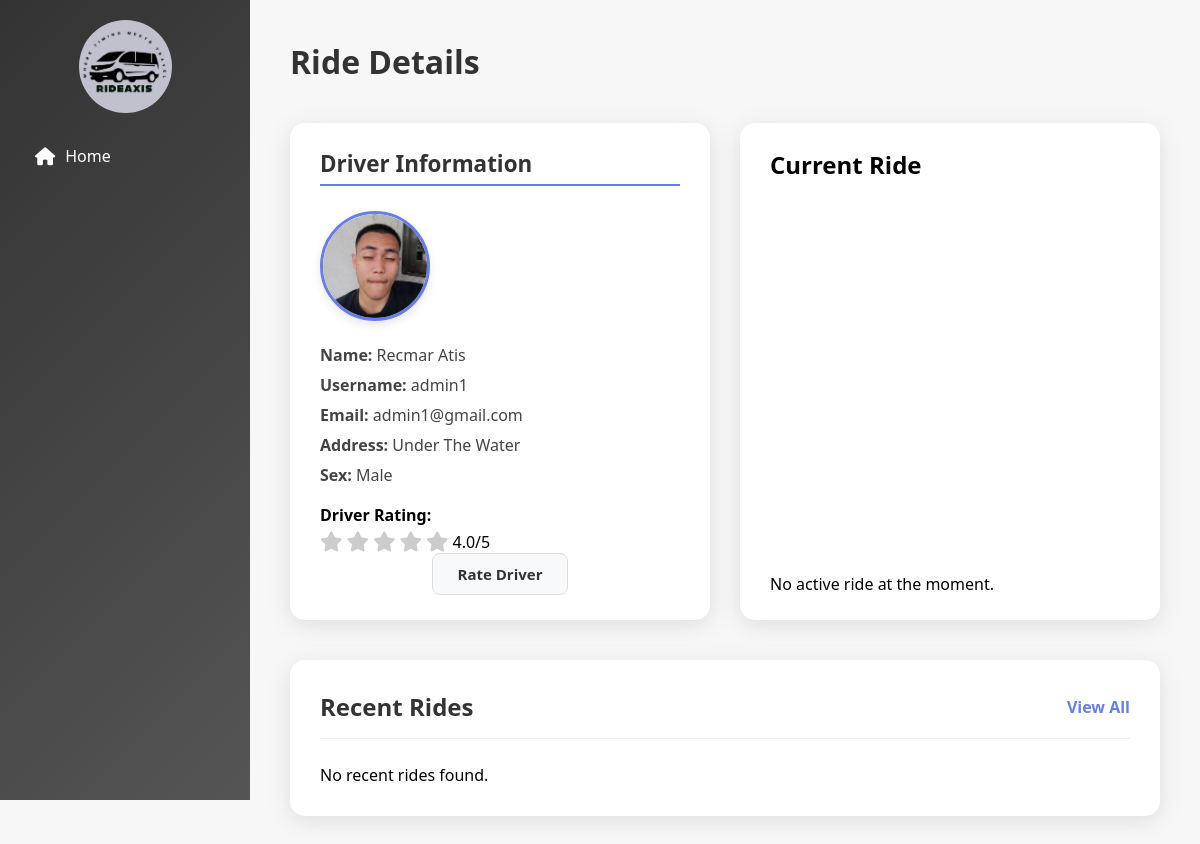
Page /driver/8/ on the committed database.
### myapp/models.py (models this page shows, shortened)
class Driver(AbstractBaseUser, PermissionsMixin):
    username = models.CharField(max_length=150, unique=True)
    email = models.EmailField(unique=True)
    first_name = models.CharField(max_length=30, blank=True, null=True)
    last_name = models.CharField(max_length=30, blank=True, null=True)
    address = models.CharField(max_length=255, blank=True, null=True)
    date_joined = models.DateTimeField(default=timezone.now)
    sex = models.CharField(
        max_length=10,
        choices=[('Male', 'Male'), ('Female', 'Female')],
        blank=True,
        null=True
    )
    profile_picture = models.ImageField(
        upload_to='profile_pictures/',
        default='profile_pictures/default.png',
        blank=True,
        null=True
    )
    assigned_terminal = models.ForeignKey(
        'Terminal',
        on_delete=models.SET_NULL,
        blank=True,
        null=True,
        related_name='drivers',
        help_text="Terminal this driver wants to be assigned to"
    )
    terminal_status = models.CharField(
        max_length=20,
        choices=APPROVAL_STATUS,
        default='pending',
        help_text="Approval status for terminal assignment"
    )
    terminal_rejection_reason = models.TextField(
        blank=True,
        null=True,
        help_text="Reason for rejection (if rejected)"
    )
    is_active = models.BooleanField(default=True)
    is_staff = models.BooleanField(default=False)
    objects = DriverManager()
    USERNAME_FIELD = 'username'
    REQUIRED_FIELDS = ['email']

### myapp/views.py (the view)
# urls.py: path('driver/<int:driver_id>/', views.driver_detail, name='driver_detail'),
def driver_detail(request, driver_id):
    driver = get_object_or_404(Driver, id=driver_id)
    current_ride = (
        Ride.objects.filter(driver=driver, status__in=['waiting', 'departed'])
        .select_related('driver')
        .prefetch_related('seats')
        .first()
    )
    latest_location = None
    if current_ride and current_ride.status == 'departed':
        latest_location = current_ride.locations.order_by('-timestamp').first()
    past_rides = (
        Ride.objects.filter(driver=driver, status='completed')
        .select_related('driver')
        .order_by('-departure_time')[:3]
    )
    avg_rating = DriverRating.objects.filter(driver=driver).aggregate(Avg("rating"))["rating__avg"] or 0
    ip = get_client_ip(request)
    already_rated = DriverRating.objects.filter(driver=driver, ip_address=ip).exists()
    if current_ride:
        current_ride.seat_classes = current_ride.seats.all()
    return render(request, "myapp/driver_detail.html", {
        "driver": driver,
        "current_ride": current_ride,
        "past_rides": past_rides,
        "latest_location": latest_location,
        "average_rating": round(avg_rating, 2),
        "already_rated": already_rated,
    })

### myapp/views.py (called while the page is built)
def get_client_ip(request):
    x_forwarded_for = request.META.get('HTTP_X_FORWARDED_FOR')
    if x_forwarded_for:
        ip = x_forwarded_for.split(',')[0]
    else:
        ip = request.META.get('REMOTE_ADDR')
    return ip

### myapp/templates/myapp/driver_detail.html (shortened to what this page needs)
<!DOCTYPE html>
<html lang="en">
<head>
    {% load static %}
    <link rel="stylesheet" href="{% static 'myapp/css/driver_detail.css' %}">
    <link rel="stylesheet" href="https://unpkg.com/leaflet/dist/leaflet.css" />
    <link rel="stylesheet" href="https://cdnjs.cloudflare.com/ajax/libs/font-awesome/6.4.0/css/all.min.css">
</head>
<body>
    <nav class="sidebar">
        <div class="logo">
            <img src="{% static 'myapp/img/WebApp_Logo.png' %}" alt="RideAxis Logo">
        </div>
        <ul class="nav-links">
            <li><a href="{% url 'index' %}#rides"><i class="fas fa-home"></i> Home</a></li>
        </ul>
    </nav>
    <main class="main-content">
        <div class="header">
            <h1>Ride Details</h1>
        </div>
        <div class="driver-ride-layout">
            <div class="driver-info-card">
                <h2>Driver Information</h2>
                <div class="driver-details">
                    <div class="driver-photo">
                        {% if driver.profile_picture and driver.profile_picture.url %}
                            <img src="{{ driver.profile_picture.url }}" alt="{{ driver.first_name }}'s Profile">
                        {% else %}
                            <img src="{% static 'myapp/img/driver_icon.png' %}" alt="Default Driver Icon">
                        {% endif %}
                    </div>
                    <p><strong>Name:</strong> {{ driver.first_name }} {{ driver.last_name }}</p>
                    <p><strong>Username:</strong> {{ driver.username }}</p>
                    <p><strong>Email:</strong> {{ driver.email }}</p>
                    <p><strong>Address:</strong> {{ driver.address }}</p>
                    <p><strong>Sex:</strong> {{ driver.sex }}</p>
                </div>
                <div class="driver-rating">
                    {% if average_rating > 0 %}
                        <p><strong>Driver Rating:</strong></p>
                        <div class="star-rating">
                            {% for i in "12345" %}
                {% if i|add:'0' <= ride.driver_avg_rating %}
                  <i class="fa fa-star" style="color: #FFD700;"></i>
                {% else %}
                  <i class="fa fa-star" style="color: #ccc;"></i>
                {% endif %}
              {% endfor %}
                            <span>{{ average_rating }}/5</span>
                        </div>
                    {% else %}
                        <p><strong>Average Rating:</strong> No ratings yet</p>
                    {% endif %}
                </div>
                <div class="action-buttons">
                    <button class="btn btn-secondary" id="rateDriverBtn">Rate Driver</button>
                </div>
            </div>
            <div class="profile-card">
    <h2>Current Ride</h2>
    {% if current_ride %}
        {% if current_ride.status == 'waiting' %}
            <div class="ride-card">
                <div class="ride-info">
                    <h3>Terminal: {{ current_ride.terminal }}</h3>
                    <p class="full-route-display">
                        <strong>Route:</strong>
                        <span class="route-start">{{ current_ride.start_point }}</span>
                        <i class="fas fa-arrow-right" style="margin: 0 8px; color: #333;"></i>
                        <span class="route-end">{{ current_ride.route }}</span>
                    </p>
                    <p><strong>Location:</strong> {{ current_ride.location }}</p>
                    <p><strong>Departure:</strong> {{ current_ride.departure_time }}</p>
                    <p><strong>Seats Available:</strong> {{ current_ride.seats_available }}</p>
                    <p><strong>Plate Number:</strong> {{ current_ride.plate_number }}</p>
                </div>
                <div class="van-layout">
                    <svg width="220" height="400" viewBox="0 0 220 400">
                        <rect x="10" y="10" width="200" height="380" rx="25" ry="25" fill="#a9a9a9" />
                        {% for seat in current_ride.seat_classes %}
                        <rect x="{{ seat.x }}" y="{{ seat.y }}" width="40" height="40"
                            class="seat {{ seat.status }}" data-seat-id="{{ seat.id }}" style="cursor: pointer;" />
                        {% endfor %}
                    </svg>
                </div>
            </div>
        {% elif current_ride.status == 'departed' %}
            <div class="departed-ride-info">
                <h3>Driver for {{ current_ride.route }} is **ON THE ROAD!**</h3>
                <p>Tracking last reported location for live visibility.</p>
                {% if latest_location %}
                    <div id="map-container" data-lat="{{ latest_location.latitude }}" data-lon="{{ latest_location.longitude }}">
                        <div id="passenger-map" style="width: 100%; height: 350px;"></div>
                    </div>
                {% else %}
                    <p>The driver has departed but a location update is not yet available.</p>
                {% endif %}
                <p class="ride-status mt-2">
                    <strong>Status:</strong> <span style="color: #ffc107; font-weight: bold;">{{ current_ride.get_status_display }}</span>
                </p>
            </div>
        {% endif %}
    {% else %}
        <p>No active ride at the moment.</p>
    {% endif %}
</div>
        </div>
            <div class="recent-rides-card">
            <div class="card-header">
                <h2>Recent Rides</h2>
                <a href="#" class="view-all">View All</a>
            </div>
            <div class="rides-list">
                {% if past_rides %}
                    {% for ride in past_rides %}
                    <div class="ride-item">
                        <div class="ride-info">
                            <div class="ride-location">
                                <span class="from">{{ ride.terminal }}</span>
                                <i class="fas fa-arrow-right"></i>
                                <span class="to">{{ ride.route }}</span>
                            </div>
                            <div class="ride-details">
                                <span class="date">{{ ride.departure_time|date:"M d, Y - h:i A" }}</span>
                                <span class="price">Seats: {{ ride.seats_available }}</span>
                            </div>
                        </div>
                        <div class="ride-status completed">{{ ride.status|title }}</div>
                    </div>
                    {% endfor %}
                {% else %}
                    <p>No recent rides found.</p>
                {% endif %}
            </div>
        </div>
    </main>
</body>
</html>

### myapp/static/myapp/css/driver_detail.css (style rules this page uses)
* { margin: 0; padding: 0; box-sizing: border-box; font-family: 'Segoe UI', Tahoma, Geneva, Verdana, sans-serif; }
body { display: flex; min-height: 100vh; background-color: #f7f7f7; }
.sidebar { width: 250px; background: linear-gradient(135deg, #333 0%, #555 100%); color: white; padding: 20px 0; position: fixed; top: 0; left: 0; height: 100vh; overflow-y: auto; transition: all 0.3s ease; z-index: 1000; }
.logo img { height: 93px; display: block; margin: 0 auto 20px auto; border-radius: 50%; }
.nav-links { list-style: none; padding: 0 20px; }
.nav-links li { margin-bottom: 10px; }
.nav-links a { color: white; text-decoration: none; padding: 12px 15px; display: flex; align-items: center; border-radius: 8px; transition: all 0.3s ease; }
.nav-links i { margin-right: 10px; font-size: 18px; }
.main-content { flex: 1; margin-left: 250px; padding: 40px; transition: margin-left 0.3s ease; }
.header { display: flex; justify-content: space-between; align-items: center; margin-bottom: 40px; }
.header h1 { color: #333; font-size: 32px; }
.driver-ride-layout { display: flex; justify-content: space-between; align-items: stretch; gap: 30px; margin-bottom: 40px; flex-wrap: wrap; }
.driver-info-card, .profile-card { background: white; border-radius: 15px; padding: 25px 30px; box-shadow: 0 5px 25px rgba(0, 0, 0, 0.1); flex: 1 1 45%; display: flex; flex-direction: column; justify-content: space-between; min-height: 400px; transition: transform 0.2s ease, box-shadow 0.2s ease; }
.driver-info-card h2 { color: #333; margin-bottom: 15px; font-size: 1.4rem; border-bottom: 2px solid #667eea; display: inline-block; padding-bottom: 5px; }
.driver-details { margin-top: 10px; }
.driver-details p { font-size: 1rem; color: #444; margin: 8px 0; }
.driver-photo img { width: 110px; height: 110px; object-fit: cover; border-radius: 50%; border: 3px solid #667eea; box-shadow: 0 4px 10px rgba(0, 0, 0, 0.1); margin-bottom: 10px; }
.action-buttons { display: flex; align-items: center; justify-content: center; gap: 15px; margin-top: auto; flex-wrap: wrap; position: relative; transition: all 0.4s ease; }
.btn { padding: 10px 25px; border: none; border-radius: 8px; cursor: pointer; font-size: 15px; font-weight: 600; transition: all 0.3s ease; }
.btn-secondary { background: #f8f9fa; color: #333; border: 1px solid #ddd; }
.driver-rating { margin-top: 10px; font-size: 16px; display: flex; flex-direction: column; align-items: flex-start; }
.star-rating { display: flex; align-items: center; gap: 4px; margin-top: 5px; }
.star-rating i { font-size: 20px; transition: color 0.3s ease; }
#rateDriverBtn { transition: transform 0.5s ease, opacity 0.4s ease; z-index: 2; }
.recent-rides-card { background: white; border-radius: 15px; padding: 30px; box-shadow: 0 5px 25px rgba(0, 0, 0, 0.1); margin: 0 auto; }
.card-header { display: flex; justify-content: space-between; align-items: center; margin-bottom: 25px; border-bottom: 1px solid #eee; padding-bottom: 15px; }
.card-header h2 { color: #333; font-size: 24px; }
.view-all { color: #667eea; text-decoration: none; font-weight: 600; }
.rides-list { display: flex; flex-direction: column; gap: 20px; }

### rows in the picture
Driver: first_name "Recmar", last_name "Atis", username "admin1", email "admin1@gmail.com", address "Under The Water", sex "Male"

### other values in the picture
{{ average_rating }} "4.0"
